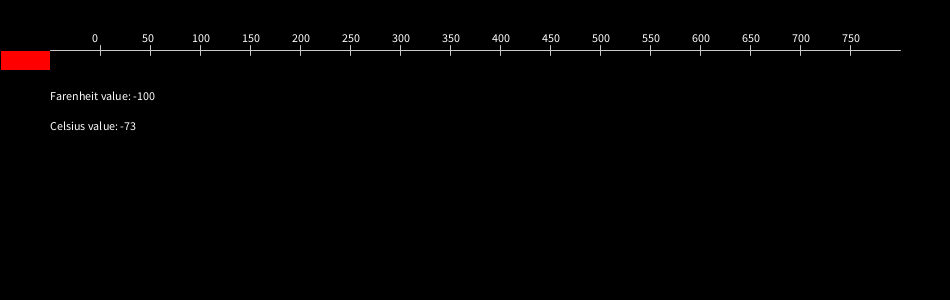
Frame 1 (no input)
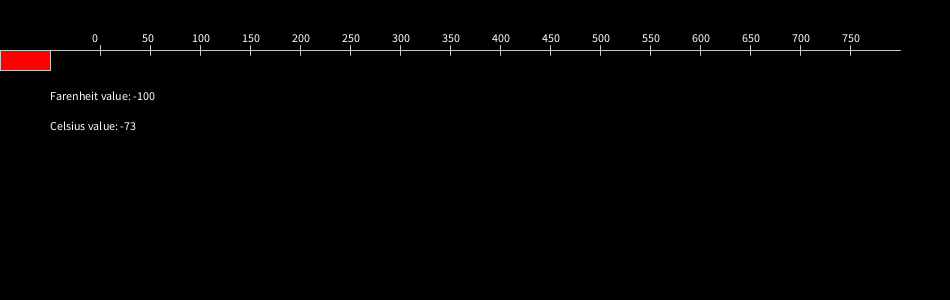
Frame 60 (the mouse pressed at the canvas centre just before this capture)
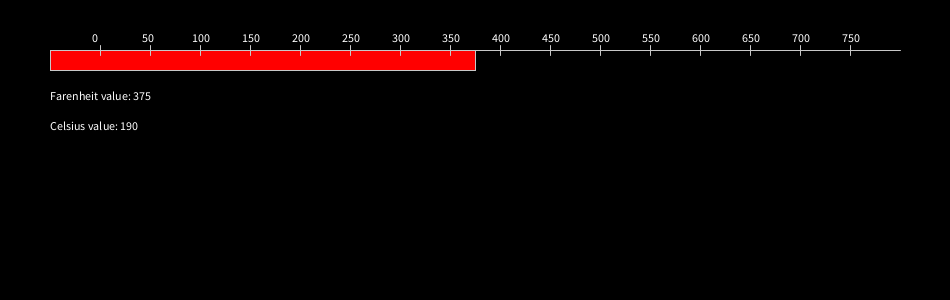
Frame 120 (the mouse held since frame 60 and released just before this capture)

The Processing sketch that drew these frames (run headless with seeded random() and noise(); from frame 60 on, the mouse is pressed at the canvas centre):

// Processing sketch: tempConverter
// ── tempConverter.pde
void setup() {
  size(950,300);
}

void draw() {
  changeToFar(mouseX-100);
  fill(255,0,0);
  rect(50,50,mouseX-50,20);
  drawReference(100,50);
}

void drawReference(int xpos, int ypos) {
  fill(255);
  stroke(200);
  line(xpos-50, ypos, 900, ypos);
  for(int i=0; i<800; i+=50) {
    line(xpos+i,ypos-5,xpos+i,ypos+5);
    text(i,xpos+i-8,ypos-8);
  }
}

float changeToFar(float val) {
  val = (val-32) * 5/9;
  background(0);
  fill(255);
  text("Farenheit value: " + int(mouseX-100),50,100);
  text("Celsius value: " + int(val),50,130);
  return val;
}
